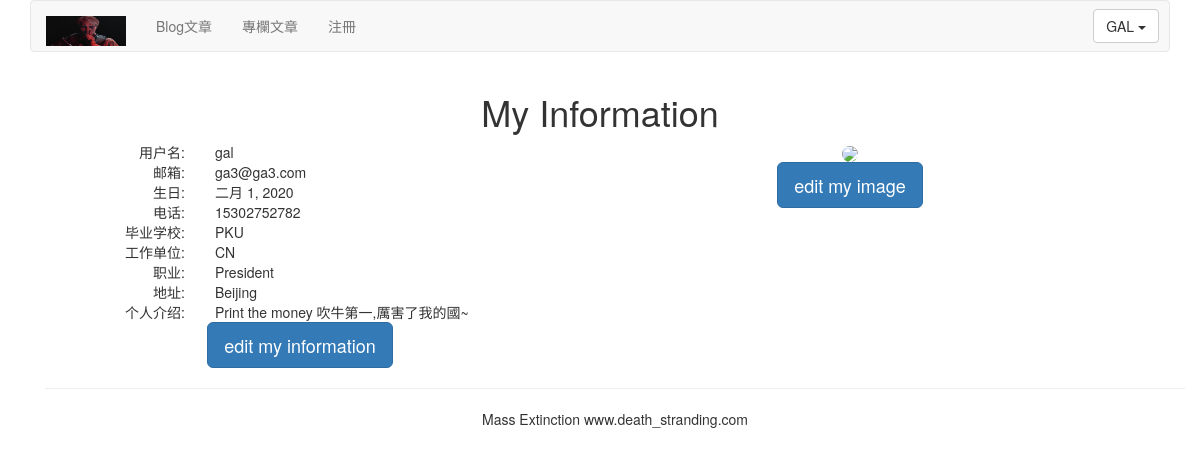
/account/my-information/ (signed in), run on the app's committed database.
### account/models.py (models this page shows, shortened)
class UserProfile(models.Model):
    user = models.OneToOneField(User, on_delete=models.CASCADE, unique=True)
    birth = models.DateField(blank=True, null=True)
    phone = models.CharField(max_length=20, null=True)

class UserInfo(models.Model):
    user = models.OneToOneField(User, on_delete=models.CASCADE, unique=True)
    school = models.CharField(max_length=100, blank=True)
    company = models.CharField(max_length=100, blank=True)
    profession = models.CharField(max_length=100, blank=True)
    address = models.CharField(max_length=100, blank=True)
    aboutme = models.TextField(blank=True)
    photo = models.ImageField(blank=True)

### account/views.py (the view)
# urls.py: path('my-information/',views.myself,name='my_information'),
@login_required()
def myself(request):
    userprofile = UserProfile.objects.get(user=request.user) if hasattr(request.user, 'userprofile') else UserProfile.objects.create(user=request.user)
    userinfo = UserInfo.objects.get(user=request.user) if hasattr(request.user, 'userinfo') else UserInfo.objects.create(user=request.user)
    return render(request, "account/myself.html", {"user":request.user, "userinfo":userinfo, "userprofile":userprofile})

### templates/account/myself.html (shortened to what this page needs)
{% extends "base.html" %}
{% block content %}
<div class="row text-center vertical-middle-sm">
    <h1>My Information</h1>
    <div class="row">
        <div class="col-md-6" >
            <div class="row">
                <div class="col-md-4 text-right"><span>用户名:</span></div>
                <div class="col-md-8 text-left">{{user.username}}</div>
            </div>
            <div class="row">
                <div class="col-md-4 text-right"><span>邮箱:</span></div>
                <div class="col-md-8 text-left">{{user.email}}</div>
            </div>
            <div class="row">
                <div class="col-md-4 text-right"><span>生日:</span></div>
                <div class="col-md-8 text-left">{{userprofile.birth}}</div>
            </div>
            <div class="row">
                <div class="col-md-4 text-right"><span>电话:</span></div>
                <div class="col-md-8 text-left">{{userprofile.phone}}</div>
            </div>
            <div class="row">
                <div class="col-md-4 text-right"><span>毕业学校:</span></div>
                <div class="col-md-8 text-left">{{userinfo.school}}</div>
            </div>
            <div class="row">
                <div class="col-md-4 text-right"><span>工作单位:</span></div>
                <div class="col-md-8 text-left">{{userinfo.company}}</div>
            </div>
            <div class="row">
                <div class="col-md-4 text-right"><span>职业:</span></div>
                <div class="col-md-8 text-left">{{userinfo.profession}}</div>
            </div>
            <div class="row">
                <div class="col-md-4 text-right"><span>地址:</span></div>
                <div class="col-md-8 text-left">{{userinfo.address}}</div>
            </div>
            <div class="row">
                <div class="col-md-4 text-right"><span>个人介绍:</span></div>
                <div class="col-md-8 text-left">{{userinfo.aboutme}}
            </div>
            <a href="{% url 'account:edit_my_information' %}">
                <button class="btn btn-primary btn-lg">edit my information</button>
            </a>
        </div>
</div>
        <div class='col-md-6'>
        {% load static %}
        <div style="margin-right:100px">
            {% if userinfo.photo %}
            <img src="{{ userinfo.photo | striptags }}" class="img-circle" id="my_photo" name="user_face">
            {% else %}
            <img name="user_face" src="{% static 'images/newton.png' %}"              class="img-circle" id="my_photo">
            {% endif %}
        </div>
        <div style="margin-right:100px">
            <a href="{% url 'account:my_image' %}">
                <button class="btn btn-primary btn-lg">edit my image</button>
            </a>
        </div>
    </div>
</div>
{% endblock %}

### templates/header.html (shortened to what this page needs)
{% load static %}
<div class="container">
    <nav class="navbar navbar-default" role="navigation">
        <div class="navbar-header">
            <a class="navbar-brand" href="https://tzfile.com">
                <img src="{% static '/images/logo.png' %}" height='30px' width="80px" alt='No Pic'>
            </a>
        </div>
        <div>
            <ul class="nav navbar-nav" role="navigation">
                <li><a href="{% url 'blog:blog_title' %}">Blog文章</a></li>
                <li><a href="{% url 'article:article_titles' %}">專欄文章</a></li>
                <li><a href="{% url 'account:user_register' %}">注冊</a></li>
            </ul>
            <ul class="nav navbar-nav navbar-right" style="margin-right:10px">
           {% if user.is_authenticated %}
           <li>
           <div class="dropdown" style="margin-top:8px">
                        <button class='btn btn-default dropdown-toggle' type='button' id='dropdownMenu' data-toggle='dropdown'>{{ user.username.upper }}
                            <span class='caret'></span>
                        </button>
           <li><a href="{% url 'account:user_logout' %}">退出</a></li>
           {% else %}
            <li><a href="{% url 'account:user_login' %}">登錄</a></li>
            {% endif %}
            </ul>
        </div>
    </nav>
</div>

### data on the page
UserProfile: birth "二月 1, 2020", phone "15302752782"
UserInfo: school "PKU", company "CN", profession "President", address "Beijing", aboutme "Print the money 吹牛第一,厲害了我的國~"

### other printed values
{{ user.username.upper }} "GAL"
{{ user.username }} "gal"
{{ user.email }} "ga3@ga3.com"
